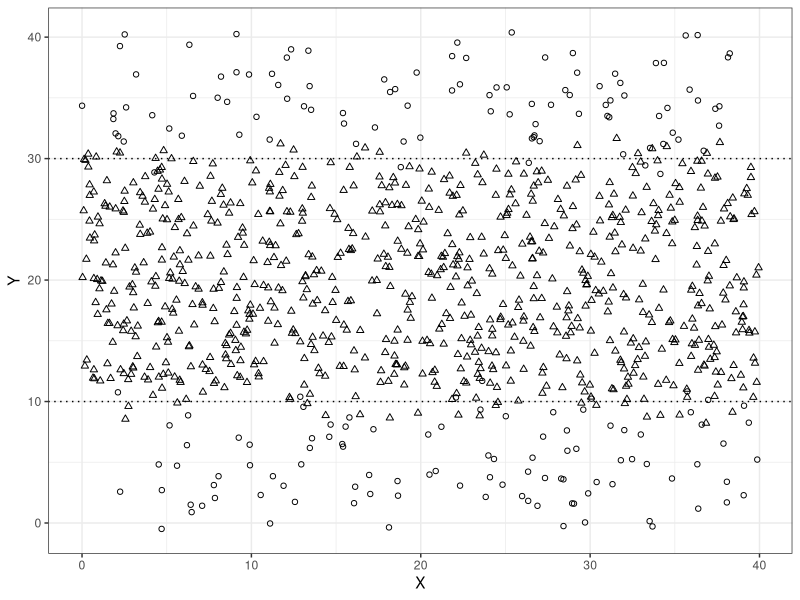

Recreate this plot in R.
# 多个决策边界进行分类

# Data
require(ggplot2)
x <- runif(1000, 0, 40)
y1 <- cbind(runif(100, 0, 10), 1)
y2 <- cbind(runif(800, 10, 30), 2)
y3 <- cbind(runif(100, 30, 40), 1)
value <- data.frame(cbind(x, rbind(y1, y2, y3)), stringsAsFactors = TRUE) # 表明字符可转因子

# 用ggplot2画图
hline <- data.frame(hl = c(10, 30)) # 用于分割geom_hline
mutil <- ggplot(value, aes(x, V2)) +
  geom_jitter(aes(shape = as.factor(V3)), height = 2) +
  scale_shape_discrete(guide = "none", solid = FALSE) +
  geom_hline(aes(yintercept = hl), linetype = 3, hline) +
  theme_bw() +
  xlab("X") +
  ylab("Y")
mutil


# 垃圾邮件分类
require(tm)

# 设置数据路径
spam.path <- file.path("data", "spam")
spam2.path <- file.path("data", "spam_2")
easyham.path <- file.path("data", "easy_ham")
easyham2.path <- file.path("data", "easy_ham_2")
hardham.path <- file.path("data", "hard_ham")
hardham2.path <- file.path("data", "hard_ham_2")

# 读取邮件正文
get.msg <- function(path){
  
}
